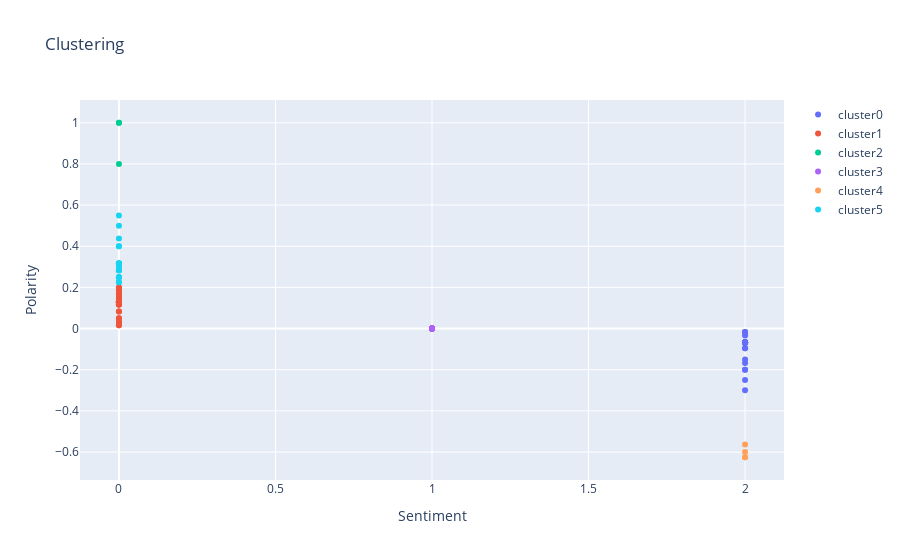

The notebook cell saved with this chart:
### Code cell
plot_data = []

for clus in set(data_km['cluster']):
    df = data_km[data_km['cluster'] == clus]
    plot_data.append(go.Scatter(x=df['sentiment'], y=df['polarity'],
                                text=df['Artist'],
                                name='cluster' + str(clus), mode='markers'))
    
# Add the following for cluster centroids.
# df_cc = pd.DataFrame(km.cluster_centers_)
# plot_data.append(go.Scatter(x=df_cc[1], y=df_cc[0],
#                           # text=df['name'],
#                             name='cluster center', mode='markers'))

layout = go.Layout(xaxis=dict(title='Sentiment'), yaxis=dict(title='Polarity'),
                   title='Clustering')
fig = go.Figure(data=plot_data, layout=layout)
plotly.offline.iplot(fig)

### Figure 1 — Plotly figure (JSON) as saved in the notebook; plotly's stock layout.template omitted (floating-point values rounded to 4 significant figures)
{"data": [{"mode": "markers", "name": "cluster0", "text": [1, 1, 1, 1, 1, 1, 1, 1, 1, 1, 1, 1, 1, 1, 1, 1, 1, 1, 1, 1, 1, 1], "type": "scatter", "x": [2, 2, 2, 2, 2, 2, 2, 2, 2, 2, 2, 2, 2, 2, 2, 2, 2, 2, 2, 2, 2, 2], "y": [-0.09583, -0.01667, -0.03333, -0.09583, -0.01667, -0.2, -0.1667, -0.2, -0.15, -0.25, -0.06667, -0.02083, -0.06667, -0.06667, -0.07143, -0.3, -0.06667, -0.06667, -0.06667, -0.06667, -0.06667, -0.06667]}, {"mode": "markers", "name": "cluster1", "text": [1, 1, 1, 1, 1, 1, 1, 1, 1, 1, 1, 1, 1, 1, 1, 1, 1, 1, 1, 1, 1, 1, 1, 1, 1, 1, 1, 1, 1, 1, 1, 1, 1, 1, 1, 1, 1, 1, 1, 1, 1, 1, 1, 1, 1, 1, 1, 1, 1, 1, 1, 1, 1, 1, 1, 1, 1, 1, 1, 1, 1, 1, 1, 1, 1, 1, 1, 1, 1, 1, 1, 1, 1, 1, 1, 1], "type": "scatter", "x": [0, 0, 0, 0, 0, 0, 0, 0, 0, 0, 0, 0, 0, 0, 0, 0, 0, 0, 0, 0, 0, 0, 0, 0, 0, 0, 0, 0, 0, 0, 0, 0, 0, 0, 0, 0, 0, 0, 0, 0, 0, 0, 0, 0, 0, 0, 0, 0, 0, 0, 0, 0, 0, 0, 0, 0, 0, 0, 0, 0, 0, 0, 0, 0, 0, 0, 0, 0, 0, 0, 0, 0, 0, 0, 0, 0], "y": [0.1167, 0.125, 0.125, 0.15, 0.1833, 0.125, 0.01667, 0.1167, 0.125, 0.125, 0.05, 0.125, 0.125, 0.125, 0.125, 0.125, 0.125, 0.125, 0.125, 0.125, 0.08333, 0.125, 0.125, 0.125, 0.125, 0.03333, 0.1333, 0.2, 0.125, 0.125, 0.1667, 0.125, 0.1833, 0.125, 0.125, 0.125, 0.125, 0.125, 0.125, 0.125, 0.125, 0.1167, 0.125, 0.125, 0.15, 0.1833, 0.125, 0.01667, 0.1167, 0.125, 0.125, 0.05, 0.125, 0.125, 0.125, 0.125, 0.125, 0.125, 0.125, 0.125, 0.125, 0.08333, 0.125, 0.125, 0.125, 0.125, 0.03333, 0.1333, 0.2, 0.125, 0.125, 0.1667, 0.1486, 0.1364, 0.1333, 0.125]}, {"mode": "markers", "name": "cluster2", "text": [1, 1, 1], "type": "scatter", "x": [0, 0, 0], "y": [1, 0.8, 1]}, {"mode": "markers", "name": "cluster3", "text": [1, 1, 1, 1, 1, 1, 1, 1, 1, 1, 1, 1, 1, 1, 1, 1, 1, 1, 1, 1, 1, 1], "type": "scatter", "x": [1, 1, 1, 1, 1, 1, 1, 1, 1, 1, 1, 1, 1, 1, 1, 1, 1, 1, 1, 1, 1, 1], "y": [0, 0, 0, 0, 0, 0, 0, 0, 0, 0, 0, 0, 0, 0, 0, 0, 0, 0, 0, 0, 0, 0]}, {"mode": "markers", "name": "cluster4", "text": [1, 1, 1, 1], "type": "scatter", "x": [2, 2, 2, 2], "y": [-0.625, -0.625, -0.6, -0.5625]}, {"mode": "markers", "name": "cluster5", "text": [1, 1, 1, 1, 1, 1, 1, 1, 1, 1, 1, 1, 1, 1, 1, 1, 1, 1, 1, 1, 1, 1, 1], "type": "scatter", "x": [0, 0, 0, 0, 0, 0, 0, 0, 0, 0, 0, 0, 0, 0, 0, 0, 0, 0, 0, 0, 0, 0, 0], "y": [0.25, 0.3167, 0.3167, 0.3167, 0.2833, 0.2833, 0.25, 0.225, 0.225, 0.25, 0.3167, 0.3167, 0.3167, 0.2833, 0.2833, 0.55, 0.4, 0.3, 0.4, 0.3125, 0.25, 0.4375, 0.5]}], "layout": {"title": {"text": "Clustering"}, "xaxis": {"title": {"text": "Sentiment"}}, "yaxis": {"title": {"text": "Polarity"}}}}
